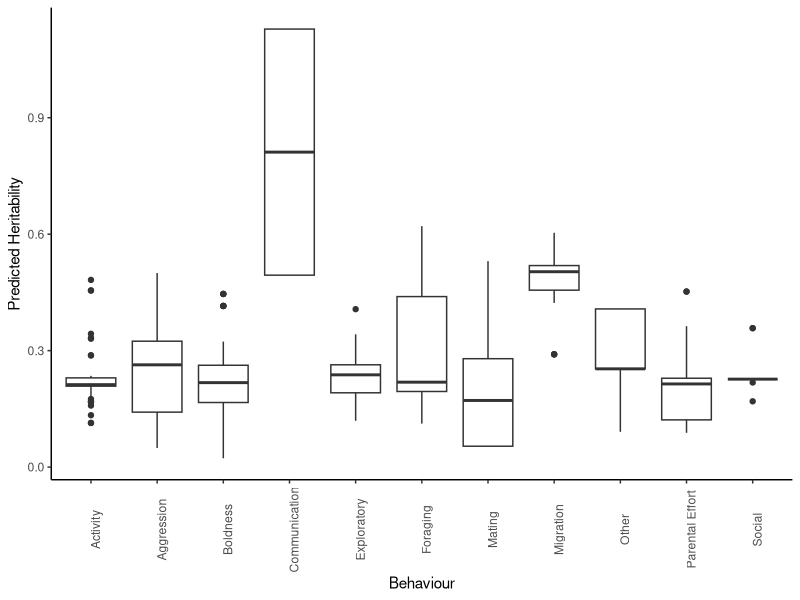

The R source for this figure:
data<-read.csv("Data/Compiled2.csv")

library(ape)
library(dplyr)
library(lme4)
library(phytools)
library(ggplot2)
library(effects)
library(lmtest)

data

head(data)
str(data)

Mod1<- lmer(Heritability ~ Vert + Thermy + D.W + L.F + Behavior + (1 | Study.ID), data = data) 
summary(Mod1)

#Code fits a mixed effects model with a fixed effect for each of the variables Vert, Thermy, D.W., L.F., and Behavior, and a random intercept for each Study.ID. 
#The response variable is Heritability. The lmer() function estimates the coefficients of the fixed and random effects, as well as the residual variance. 
#The summary() function provides the estimated coefficients and their standard errors, as well as the t-value and p-value for each coefficient. 
#Additionally, the summary includes information about the estimated variance components and the residual standard deviation.


Mod2<- lmer(Heritability~Behavior + (1 | Study.ID), data=data)

#Mod 2 tests the relationship between Heritability and Behavior while accounting for the clustering of the data by Study.ID

Mod3<- lmer(Zr~Behavior + (1 | Study.ID), data=data)
summary(Mod3)

#Model looking at the effect of different behavior on the transformed value of heritability. From the summary none are statistically signficant
#However "Social" Behavior had the lowest t-value (0.023)

Mod4<- lmer(Zr~Behavior + Phylum*Class + (1 | Study.ID), data=data)
summary(Mod4)

#Model looking at transformed heritability and behavior with phylum as a fixed effect and study ID as random effect.

#Study ID needs to be kept as a random effect because this was a meta analysis and different studies were used. 

Mod5<- lmer(Zr~Behavior + Class*Family + (1 | Study.ID), data=data)
summary(Mod5)

#Test fitted Model for (Near) Singularity - > variances of one or more linear combinations of effects are zero.

#More Models
Mod6 <-lmer(Zr ~ Behavior + Genus + (1 | Study.ID), data=data)
summary(Mod6)

Mod7 <- lmer(Zr~Behavior + (1 | Study.ID)+(1 | Family)+(1 | Genus)+(1 | Phylum)+(1 | Class)+(1 | Order), data=data)
summary(Mod7)

Mod8 <- lmer(Zr~Behavior +species.epithet +(1 | Study.ID)+(1 | Family)+(1 | Genus)+(1 | Phylum)+(1 | Class)+(1 | Order), data=data)
summary(Mod8)

Mod9 <-lmer(Zr ~ Behavior + Class + (1 | Study.ID), data=data)
summary(Mod9)

Mod10 <-lmer(Zr ~ Behavior + Order + (1 | Study.ID), data=data)
summary(Mod10)

Mod11 <-lmer(Zr ~ Behavior + species.epithet + (1 | Study.ID), data=data)
summary(Mod11)

#Comparing models using AIC criteria
AIC1=AIC(Mod1)
AIC2=AIC(Mod2)
AIC3=AIC(Mod3)
AIC4=AIC(Mod4)
AIC5=AIC(Mod5)
AIC6=AIC(Mod6)
AIC7=AIC(Mod7)
AIC8=AIC(Mod8)
AIC9=AIC(Mod9)
AIC10=AIC(Mod10)
AIC11=AIC(Mod11)

#Comparing likelihood ratios
LR<- anova(Mod1, Mod2, Mod3, Mod4, Mod5, Mod6, Mod7, Mod8, Mod9, Mod10, Mod11)

#Likelyhood ratio testing
LRT=lrtest(Mod1, Mod2, Mod3, Mod4, Mod5, Mod6, Mod7, Mod8, Mod9, Mod10, Mod11)

#Model 3 is the best model using these analyses

#Pedict heritibility using model 3 (best model)
data$Predicted <- predict(Mod3, data)

#Plot data
ggplot(data, aes(x=Behavior, y=Predicted)) +
  geom_boxplot() +
  theme_classic()+
  theme(axis.text.x = element_text(angle=90))+ylab("Predicted Heritability")+xlab("Behaviour")

#Save workspace
save.image(file = "Q2.RData")
